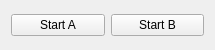
<?xml version="1.0" encoding="UTF-8"?>
<ui version="4.0">
 <class>ThreadDialog</class>
 <widget class="QWidget" name="ThreadDialog">
  <property name="geometry">
   <rect>
    <x>0</x>
    <y>0</y>
    <width>215</width>
    <height>50</height>
   </rect>
  </property>
  <property name="windowTitle">
   <string>ThreadDialog</string>
  </property>
  <layout class="QGridLayout" name="gridLayout">
   <item row="0" column="0">
    <widget class="QPushButton" name="pushButtonA">
     <property name="text">
      <string>Start A</string>
     </property>
    </widget>
   </item>
   <item row="0" column="1">
    <widget class="QPushButton" name="pushButtonB">
     <property name="text">
      <string>Start B</string>
     </property>
    </widget>
   </item>
  </layout>
 </widget>
 <resources/>
 <connections/>
</ui>
